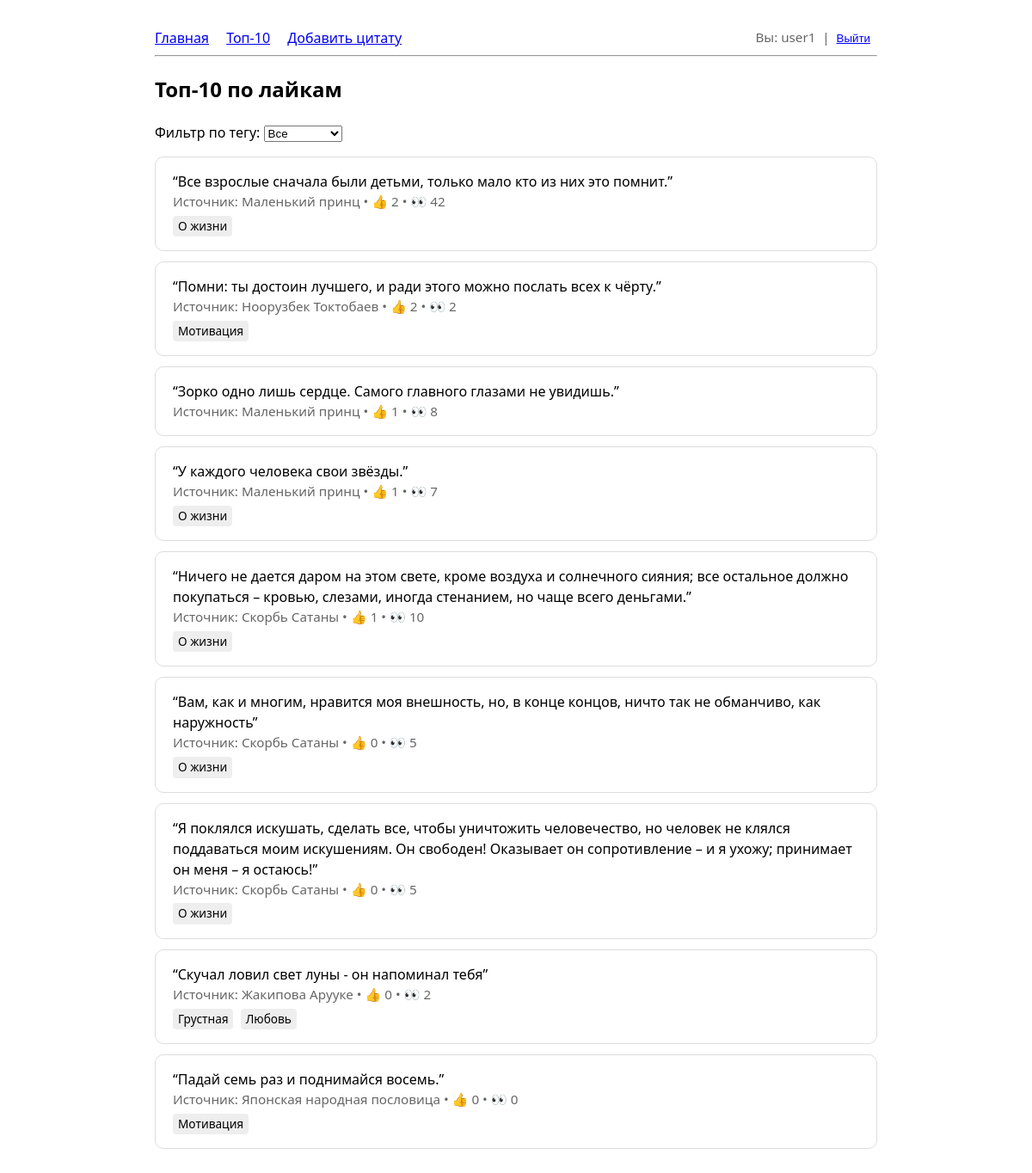
The page /top/ (signed in) on the database its author committed.
### quotes/models.py (models this page shows, shortened)
class Quote(models.Model):
    class Status(models.TextChoices):
        DRAFT = "draft", "Draft"
        APPROVED = "approved", "Approved"
        REJECTED = "rejected", "Rejected"
    text = models.TextField(unique=False)
    text_normalized = models.TextField(unique=True, db_index=True)
    source = models.ForeignKey(
        Source, on_delete=models.CASCADE, related_name="quotes"
    )
    weight = models.PositiveIntegerField(
        default=1,
        validators=[MinValueValidator(1), MaxValueValidator(10)],
        help_text="Чем больше значение (1–10), тем чаще цитата будет показываться на главной.",
    )
    views = models.PositiveIntegerField(default=0, db_index=True)
    likes = models.PositiveIntegerField(default=0, db_index=True)
    dislikes = models.PositiveIntegerField(default=0)
    status = models.CharField(
        max_length=10, choices=Status.choices, default=Status.DRAFT, db_index=True
    )
    tags = models.ManyToManyField(Tag, blank=True, related_name="quotes")
    author = models.ForeignKey(
        settings.AUTH_USER_MODEL,
        on_delete=models.CASCADE,
        related_name="quotes",
    )
    created_at = models.DateTimeField(auto_now_add=True)
    class Meta:
        ordering = ["-created_at"]
        indexes = [
            models.Index(fields=["status"]),
            models.Index(fields=["source", "status"]),
            models.Index(fields=["-likes", "-views", "-created_at"]),
        ]

class Source(models.Model):
    class Status(models.TextChoices):
        PENDING = "pending", "Pending"
        APPROVED = "approved", "Approved"
        REJECTED = "rejected", "Rejected"
    name = models.CharField(max_length=255, unique=False)
    name_normalized = models.CharField(max_length=255, unique=True, db_index=True)
    status = models.CharField(
        max_length=10, choices=Status.choices, default=Status.PENDING, db_index=True
    )
    created_by = models.ForeignKey(
        settings.AUTH_USER_MODEL,
        on_delete=models.SET_NULL,
        null=True,
        blank=True,
        related_name="created_sources",
    )
    created_at = models.DateTimeField(auto_now_add=True)
    approved_by = models.ForeignKey(
        settings.AUTH_USER_MODEL,
        on_delete=models.SET_NULL,
        null=True,
        blank=True,
        related_name="approved_sources",
    )
    approved_at = models.DateTimeField(null=True, blank=True)
    merged_into = models.ForeignKey(
        "self", on_delete=models.SET_NULL, null=True, blank=True, related_name="merged_sources"
    )
    class Meta:
        indexes = [
            models.Index(fields=["status"]),
            models.Index(fields=["name_normalized"]),
        ]

class Tag(models.Model):
    name = models.CharField(max_length=64, unique=True)
    class Meta:
        ordering = ["name"]

### quotes/views.py (the view)
# urls.py: path("top/", views.top10, name="top"),
@require_http_methods(["GET"])
def top10(request):
    tag_id = request.GET.get("tag")
    quotes = Quote.objects.filter(status=Quote.Status.APPROVED)
    if tag_id:
        quotes = quotes.filter(tags__id=tag_id)
    quotes = quotes.order_by("-likes")[:10]
    tags = Tag.objects.all()
    return render(
        request,
        "quotes/top10.html",
        {
            "quotes": quotes,
            "tags": tags,
            "selected_tag": int(tag_id) if tag_id else None,
        }
    )

### templates/quotes/top10.html (shortened to what this page needs)
{% extends "quotes/base.html" %}
{% block content %}
  <h2>Топ-10 по лайкам</h2>
  <form method="get" action="{% url 'quotes:top' %}" style="margin-bottom: 1rem;">
    <label for="tag">Фильтр по тегу:</label>
    <select name="tag" id="tag" onchange="this.form.submit()">
      <option value="">Все</option>
    </select>
  </form>
  {% for q in quotes %}
    <div class="card" style="margin-bottom: .75rem;">
      <div>“{{ q.text }}”</div>
      <div class="muted">
        Источник: {{ q.source.name }} • 👍 {{ q.likes }} • 👀 {{ q.views }}
      </div>
      {% if q.tags.all %}
        <div style="margin-top: .25rem;">
          {% for tag in q.tags.all %}
            <span style="display:inline-block; background:#eee; border-radius:4px; padding:2px 6px; margin-right:4px; font-size: 0.85em;">
              {{ tag.name }}
            </span>
          {% endfor %}
        </div>
      {% endif %}
    </div>
  {% empty %}
    <p>Пока пусто.</p>
  {% endfor %}
{% endblock %}

### templates/quotes/base.html (shortened to what this page needs)
<!doctype html>
<html lang="ru">
  <head>
    {% load static %}
  </head>
  <body>
    <header>
      <a href="{% url 'quotes:home' %}">Главная</a>
      <a href="{% url 'quotes:top' %}">Топ-10</a>
      <a href="{% url 'quotes:add' %}">Добавить цитату</a>
      {% if request.user.is_authenticated %}
        <span class="right muted">
          Вы: {{ request.user.username }}
          &nbsp;|&nbsp;
          <form class="inline" method="post" action="{% url 'quotes:logout' %}">
            <button type="submit" class="linklike">Выйти</button>
          </form>
        </span>
      {% else %}
        <span class="right">
          <a href="{% url 'quotes:login' %}">Войти</a> /
          <a href="{% url 'quotes:register' %}">Регистрация</a>
        </span>
      {% endif %}
    </header>
    <hr />
    {% block content %}{% endblock %}
  </body>
</html>

### templates/quotes/base.html (style rules this page uses)
body { max-width: 840px; margin: 2rem auto; font: 16px/1.5 system-ui, -apple-system, Segoe UI, Roboto, Arial; }
header a { margin-right: 1rem; }
.card { border: 1px solid #ddd; padding: 1rem 1.25rem; border-radius: 10px; }
.muted { color: #666; font-size: .95rem; }
button { cursor: pointer; }
form.inline { display: inline; margin-right: .5rem; }
.right { float: right; }
.linklike { background:none; border:none; padding:0; text-decoration:underline; cursor:pointer; color:#00f; }

### rows shown on the page
Quote: text "Все взрослые сначала были детьми, только мало кто из них это помнит.", source.name "Маленький принц", likes "2", views "42"
Tag: name "О жизни"
Quote: text "Помни: ты достоин лучшего, и ради этого можно послать всех к чёрту.", source.name "Ноорузбек Токтобаев", likes "2", views "2"
Tag: name "Мотивация"
Quote: text "Зорко одно лишь сердце. Самого главного глазами не увидишь.", source.name "Маленький принц", likes "1", views "8"
Quote: text "У каждого человека свои звёзды.", source.name "Маленький принц", likes "1", views "7"
Quote: text "Ничего не дается даром на этом свете, кроме воздуха и солнечного сияния; все остальное должно покупаться – кровью, слезами, иногда стенанием, но чаще всего деньгами.", source.name "Скорбь Сатаны", likes "1", views "10"
Quote: text "Вам, как и многим, нравится моя внешность, но, в конце концов, ничто так не обманчиво, как наружность", source.name "Скорбь Сатаны", likes "0", views "5"
Quote: text "Я поклялся искушать, сделать все, чтобы уничтожить человечество, но человек не клялся поддаваться моим искушениям. Он свободен! Оказывает он сопротивление – и я ухожу; принимает он меня – я остаюсь!", source.name "Скорбь Сатаны", likes "0", views "5"
Quote: text "Скучал ловил свет луны - он напоминал тебя", source.name "Жакипова Арууке", likes "0", views "2"
Tag: name "Грустная"
Tag: name "Любовь"
Quote: text "Падай семь раз и поднимайся восемь.", source.name "Японская народная пословица", likes "0", views "0"

### other values the page prints
{{ request.user.username }} "user1"
